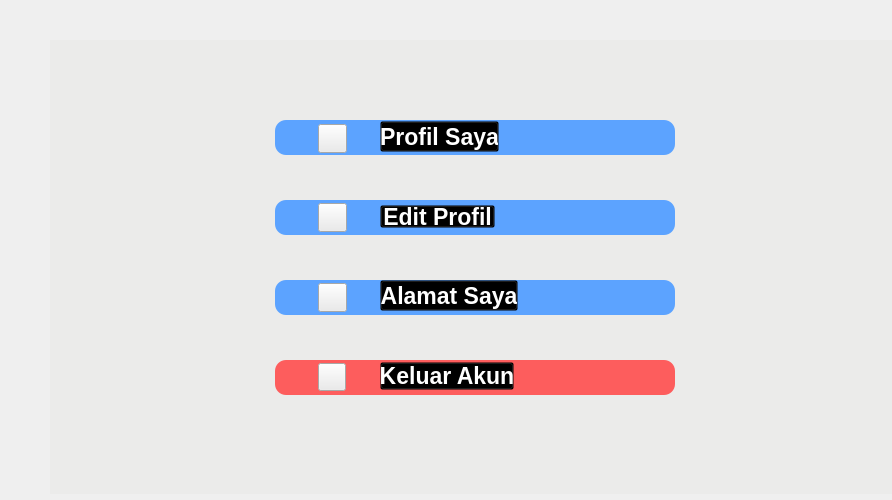
<?xml version="1.0" encoding="UTF-8"?>
<ui version="4.0">
 <class>Form_profil_db</class>
 <widget class="QWidget" name="Form_profil_db">
  <property name="geometry">
   <rect>
    <x>0</x>
    <y>0</y>
    <width>892</width>
    <height>500</height>
   </rect>
  </property>
  <property name="windowTitle">
   <string>Form</string>
  </property>
  <widget class="QWidget" name="Form_profil_Db" native="true">
   <property name="geometry">
    <rect>
     <x>50</x>
     <y>40</y>
     <width>842</width>
     <height>454</height>
    </rect>
   </property>
   <property name="styleSheet">
    <string notr="true">background-color: #ebebea;</string>
   </property>
   <widget class="QLabel" name="label">
    <property name="geometry">
     <rect>
      <x>0</x>
      <y>164</y>
      <width>842</width>
      <height>290</height>
     </rect>
    </property>
    <property name="text">
     <string/>
    </property>
    <property name="pixmap">
     <pixmap resource="../Resources_rc/resources.qrc">:/Images/Aset/Shadow_blue.jpg</pixmap>
    </property>
    <property name="scaledContents">
     <bool>true</bool>
    </property>
   </widget>
   <widget class="QPushButton" name="btn_keluarAkun">
    <property name="geometry">
     <rect>
      <x>225</x>
      <y>320</y>
      <width>400</width>
      <height>35</height>
     </rect>
    </property>
    <property name="styleSheet">
     <string notr="true">background-color:#fd5d5d;
border-radius: 11px;</string>
    </property>
    <property name="text">
     <string/>
    </property>
   </widget>
   <widget class="QPushButton" name="btn_editProfil1">
    <property name="geometry">
     <rect>
      <x>268</x>
      <y>163</y>
      <width>29</width>
      <height>29</height>
     </rect>
    </property>
    <property name="text">
     <string/>
    </property>
    <property name="icon">
     <iconset resource="../Resources_rc/resources.qrc">
      <normaloff>:/icon_menu_profil/Aset/profil_Asset/Icon_editProfill.jpg</normaloff>:/icon_menu_profil/Aset/profil_Asset/Icon_editProfill.jpg</iconset>
    </property>
    <property name="iconSize">
     <size>
      <width>29</width>
      <height>29</height>
     </size>
    </property>
   </widget>
   <widget class="QPushButton" name="btn_Alamatsy0">
    <property name="geometry">
     <rect>
      <x>330</x>
      <y>240</y>
      <width>138</width>
      <height>31</height>
     </rect>
    </property>
    <property name="font">
     <font>
      <family>Nirmala UI</family>
      <pointsize>17</pointsize>
      <weight>75</weight>
      <bold>true</bold>
     </font>
    </property>
    <property name="styleSheet">
     <string notr="true">background-color:transparent;
color: rgb(255, 255, 255);</string>
    </property>
    <property name="text">
     <string>Alamat Saya</string>
    </property>
   </widget>
   <widget class="QPushButton" name="btn_editProfil0">
    <property name="geometry">
     <rect>
      <x>330</x>
      <y>165</y>
      <width>115</width>
      <height>23</height>
     </rect>
    </property>
    <property name="font">
     <font>
      <family>Nirmala UI</family>
      <pointsize>17</pointsize>
      <weight>75</weight>
      <bold>true</bold>
     </font>
    </property>
    <property name="styleSheet">
     <string notr="true">background-color:transparent;
color: rgb(255, 255, 255);</string>
    </property>
    <property name="text">
     <string>Edit Profil</string>
    </property>
   </widget>
   <widget class="QPushButton" name="btn_profilsaya0">
    <property name="geometry">
     <rect>
      <x>330</x>
      <y>81</y>
      <width>119</width>
      <height>31</height>
     </rect>
    </property>
    <property name="font">
     <font>
      <family>Nirmala UI</family>
      <pointsize>17</pointsize>
      <weight>75</weight>
      <bold>true</bold>
     </font>
    </property>
    <property name="styleSheet">
     <string notr="true">background-color:transparent;
color: rgb(255, 255, 255);</string>
    </property>
    <property name="text">
     <string>Profil Saya</string>
    </property>
   </widget>
   <widget class="QPushButton" name="btn_Alamatsy">
    <property name="geometry">
     <rect>
      <x>225</x>
      <y>240</y>
      <width>400</width>
      <height>35</height>
     </rect>
    </property>
    <property name="styleSheet">
     <string notr="true">background-color:#5ca3ff;
border-radius: 11px;</string>
    </property>
    <property name="text">
     <string/>
    </property>
   </widget>
   <widget class="QPushButton" name="btn_Alamatsy1">
    <property name="geometry">
     <rect>
      <x>268</x>
      <y>243</y>
      <width>29</width>
      <height>29</height>
     </rect>
    </property>
    <property name="text">
     <string/>
    </property>
    <property name="icon">
     <iconset resource="../Resources_rc/resources.qrc">
      <normaloff>:/icon_menu_profil/Aset/profil_Asset/Icon_AlamatSAya.jpg</normaloff>:/icon_menu_profil/Aset/profil_Asset/Icon_AlamatSAya.jpg</iconset>
    </property>
    <property name="iconSize">
     <size>
      <width>29</width>
      <height>29</height>
     </size>
    </property>
   </widget>
   <widget class="QPushButton" name="btn_profilsaya1">
    <property name="geometry">
     <rect>
      <x>268</x>
      <y>84</y>
      <width>29</width>
      <height>29</height>
     </rect>
    </property>
    <property name="text">
     <string/>
    </property>
    <property name="icon">
     <iconset resource="../Resources_rc/resources.qrc">
      <normaloff>:/icon_menu_profil/Aset/profil_Asset/Icon_profilSaya.jpg</normaloff>:/icon_menu_profil/Aset/profil_Asset/Icon_profilSaya.jpg</iconset>
    </property>
    <property name="iconSize">
     <size>
      <width>29</width>
      <height>29</height>
     </size>
    </property>
   </widget>
   <widget class="QPushButton" name="btn_keluarAkun0">
    <property name="geometry">
     <rect>
      <x>330</x>
      <y>322</y>
      <width>134</width>
      <height>28</height>
     </rect>
    </property>
    <property name="font">
     <font>
      <family>Nirmala UI</family>
      <pointsize>17</pointsize>
      <weight>75</weight>
      <bold>true</bold>
     </font>
    </property>
    <property name="styleSheet">
     <string notr="true">background-color:transparent;
color: rgb(255, 255, 255);</string>
    </property>
    <property name="text">
     <string>Keluar Akun</string>
    </property>
   </widget>
   <widget class="QPushButton" name="btn_ediProfil">
    <property name="geometry">
     <rect>
      <x>225</x>
      <y>160</y>
      <width>400</width>
      <height>35</height>
     </rect>
    </property>
    <property name="styleSheet">
     <string notr="true">background-color:#5ca3ff;
border-radius: 11px;
color: rgb(255, 255, 255);</string>
    </property>
    <property name="text">
     <string/>
    </property>
   </widget>
   <widget class="QPushButton" name="btn_profilsaya">
    <property name="geometry">
     <rect>
      <x>225</x>
      <y>80</y>
      <width>400</width>
      <height>35</height>
     </rect>
    </property>
    <property name="styleSheet">
     <string notr="true">background-color:#5ca3ff;
border-radius: 11px;</string>
    </property>
    <property name="text">
     <string/>
    </property>
   </widget>
   <widget class="QPushButton" name="btn_keluarAkun1">
    <property name="geometry">
     <rect>
      <x>268</x>
      <y>323</y>
      <width>28</width>
      <height>28</height>
     </rect>
    </property>
    <property name="text">
     <string/>
    </property>
    <property name="icon">
     <iconset resource="../Resources_rc/resources.qrc">
      <normaloff>:/icon_menu_profil/Aset/profil_Asset/Icon_Logout.jpg</normaloff>:/icon_menu_profil/Aset/profil_Asset/Icon_Logout.jpg</iconset>
    </property>
    <property name="iconSize">
     <size>
      <width>28</width>
      <height>28</height>
     </size>
    </property>
   </widget>
   <zorder>label</zorder>
   <zorder>btn_Alamatsy</zorder>
   <zorder>btn_ediProfil</zorder>
   <zorder>btn_profilsaya</zorder>
   <zorder>btn_keluarAkun</zorder>
   <zorder>btn_editProfil1</zorder>
   <zorder>btn_Alamatsy0</zorder>
   <zorder>btn_editProfil0</zorder>
   <zorder>btn_profilsaya0</zorder>
   <zorder>btn_Alamatsy1</zorder>
   <zorder>btn_profilsaya1</zorder>
   <zorder>btn_keluarAkun0</zorder>
   <zorder>btn_keluarAkun1</zorder>
  </widget>
 </widget>
 <resources>
  <include location="../Resources_rc/resources.qrc"/>
  <include location="../Resources_rc/resources.qrc"/>
 </resources>
 <connections/>
</ui>
